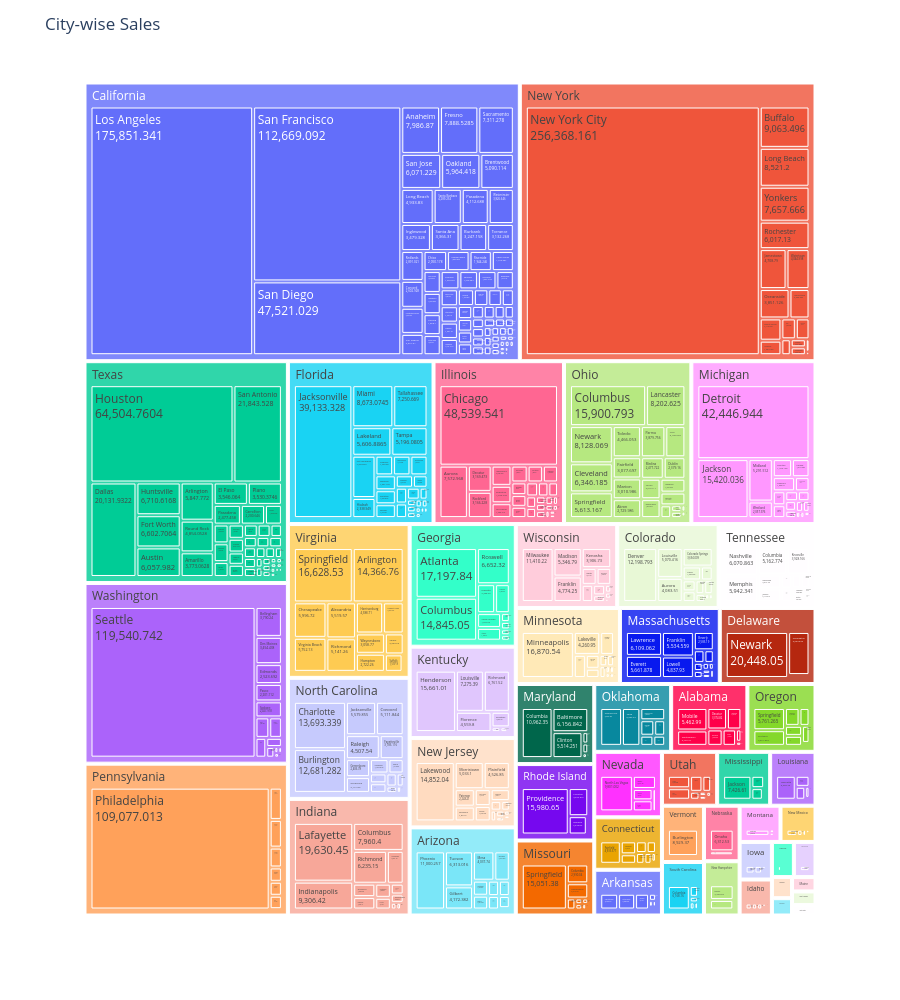

Notebook code cell kept with this figure:
### Code cell
temp = df[['State', 'City', 'Sales']].groupby(
    ['State', 'City']
)['Sales'].sum().reset_index()

fig = px.treemap(
    temp,
    path=['State', 'City'],
    values='Sales'
)

fig.update_layout(
    height=1000,
    title='City-wise Sales'
)

fig.data[0].textinfo = 'label+text+value'

fig.show()

### Figure 1 — Plotly figure (JSON) as saved in the notebook; plotly's stock layout.template omitted (floating-point values rounded to 4 significant figures; data arrays with more than 128 entries replaced by an {"elided": "..."} marker saying what was removed)
{"data": [{"branchvalues": "total", "domain": {"x": [0, 1], "y": [0, 1]}, "hovertemplate": "labels=%{label}<br>Sales=%{value}<br>parent=%{parent}<br>id=%{id}<extra></extra>", "ids": {"elided": "653 str values"}, "labels": {"elided": "653 str values"}, "name": "", "parents": {"elided": "653 str values"}, "textinfo": "label+text+value", "type": "treemap", "values": {"elided": "653 float values"}}], "layout": {"height": 1000, "legend": {"tracegroupgap": 0}, "margin": {"t": 60}, "title": {"text": "City-wise Sales"}}}
